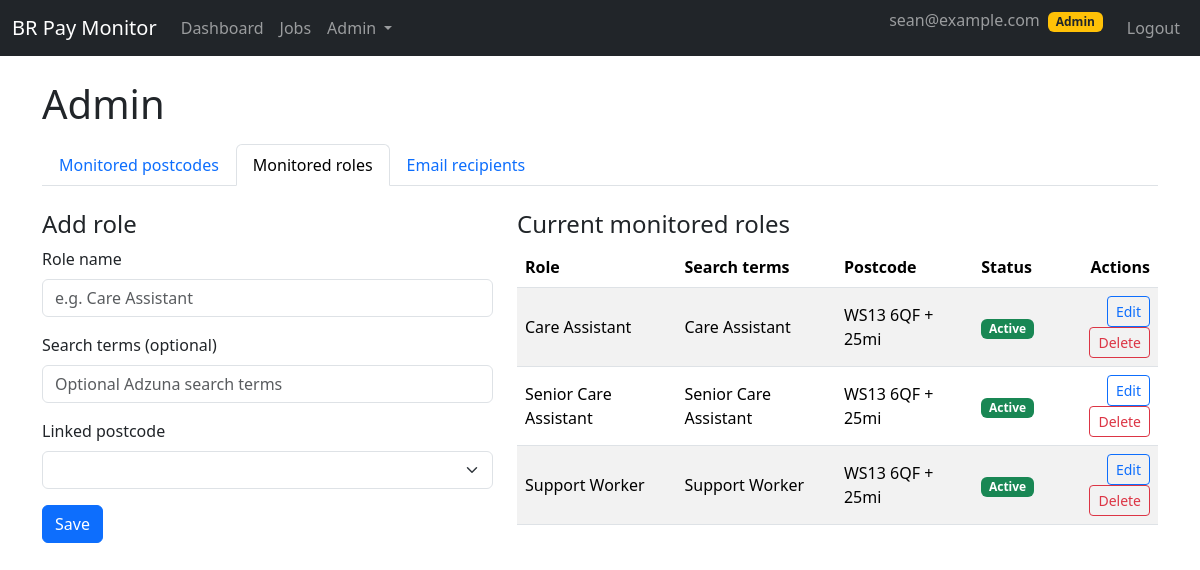
The page /admin/roles (signed in) on the database as committed earlier.
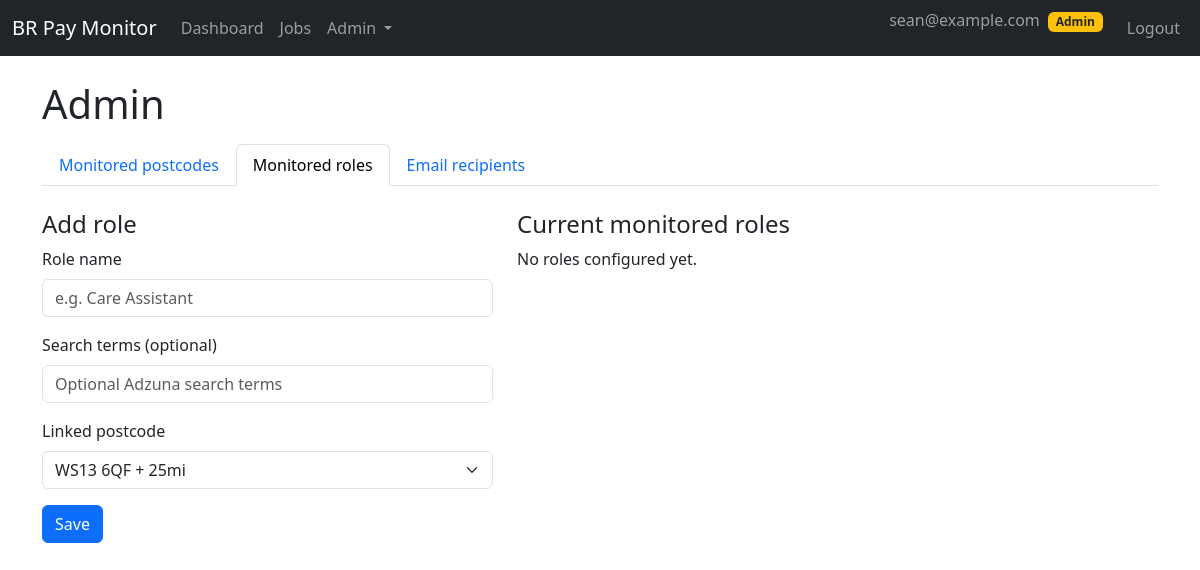
The same page on the database as committed later.
### br_pay_monitor/models.py (models this page shows, shortened)
class User(UserMixin, db.Model):
    __tablename__ = "users"
    id = db.Column(db.Integer, primary_key=True)
    email = db.Column(db.String(255), unique=True, index=True, nullable=False)
    password_hash = db.Column(db.String(255), nullable=False)
    is_admin = db.Column(db.Boolean, default=False, nullable=False)
    is_active = db.Column(db.Boolean, default=True, nullable=False)
    brand_id = db.Column(db.Integer, db.ForeignKey("brands.id"), nullable=True)
    brand = db.relationship("Brand", backref=db.backref("users", lazy="dynamic"))
    created_at = db.Column(db.DateTime, default=datetime.utcnow, nullable=False)

class MonitoredRole(db.Model):
    __tablename__ = "monitored_roles"
    id = db.Column(db.Integer, primary_key=True)
    brand_id = db.Column(db.Integer, db.ForeignKey("brands.id"), nullable=False)
    brand = db.relationship(
        "Brand", backref=db.backref("roles", lazy="dynamic")
    )
    postcode_id = db.Column(
        db.Integer, db.ForeignKey("monitored_postcodes.id"), nullable=True
    )
    postcode = db.relationship(
        "MonitoredPostcode", backref=db.backref("roles", lazy="dynamic")
    )
    name = db.Column(db.String(128), nullable=False)
    search_terms = db.Column(db.Text, nullable=True)
    is_active = db.Column(db.Boolean, default=True, nullable=False)

class MonitoredPostcode(db.Model):
    __tablename__ = "monitored_postcodes"
    id = db.Column(db.Integer, primary_key=True)
    brand_id = db.Column(db.Integer, db.ForeignKey("brands.id"), nullable=False)
    brand = db.relationship(
        "Brand", backref=db.backref("postcodes", lazy="dynamic")
    )
    postcode = db.Column(db.String(16), nullable=False, index=True)
    radius_miles = db.Column(db.Float, default=25.0, nullable=False)
    display_name = db.Column(db.String(128), nullable=True)
    is_active = db.Column(db.Boolean, default=True, nullable=False)
    created_at = db.Column(db.DateTime, default=datetime.utcnow, nullable=False)

### br_pay_monitor/blueprints/admin/routes.py (the view, shortened to what this page needs)
@bp.route("/roles", methods=["GET", "POST"])
@login_required
def roles():
    _require_admin()
    brand = _current_brand()
    postcodes = (
        MonitoredPostcode.query.filter_by(brand_id=brand.id, is_active=True)
        .order_by(MonitoredPostcode.postcode.asc())
        .all()
    )
    form = MonitoredRoleForm()
    form.postcode_id.choices = [(pc.id, pc.display_name or pc.postcode) for pc in postcodes]
    roles = (
        MonitoredRole.query.filter_by(brand_id=brand.id)
        .order_by(MonitoredRole.is_active.desc(), MonitoredRole.name.asc())
        .all()
    )
    return render_template(
        "admin/roles.html",
        form=form,
        roles=roles,
        postcodes=postcodes,
        brand=brand,
    )

### br_pay_monitor/blueprints/admin/forms.py
class MonitoredRoleForm(FlaskForm):
    name = StringField("Role name", validators=[DataRequired()])
    search_terms = StringField("Search terms (optional)")
    postcode_id = SelectField(
        "Linked postcode",
        coerce=int,
        validators=[DataRequired()],
    )
    submit = SubmitField("Save")

### br_pay_monitor/blueprints/admin/routes.py (called while the page is built)
def _require_admin():
    if not current_user.is_authenticated:
        abort(401)
    if not current_user.is_admin:
        abort(403)

def _current_brand() -> Brand:
    return current_user.brand or Brand.get_default_brand()

### br_pay_monitor/templates/admin/roles.html (shortened to what this page needs)
{% extends "base.html" %}
{% block content %}
<h1 class="mb-3">Admin</h1>
<ul class="nav nav-tabs mb-4">
  <li class="nav-item">
    <a class="nav-link" href="{{ url_for('admin.postcodes') }}">Monitored postcodes</a>
  </li>
  <li class="nav-item">
    <a class="nav-link active" href="{{ url_for('admin.roles') }}">Monitored roles</a>
  </li>
  <li class="nav-item">
    <a class="nav-link" href="{{ url_for('admin.recipients') }}">Email recipients</a>
  </li>
</ul>
<div class="row">
  <div class="col-md-5">
    <h4>Add role</h4>
    <form method="post" class="mb-4">
      <div class="mb-3">
        {{ form.name.label(class="form-label") }}
        {{ form.name(class="form-control", placeholder="e.g. Care Assistant") }}
      </div>
      <div class="mb-3">
        {{ form.search_terms.label(class="form-label") }}
        {{ form.search_terms(class="form-control", placeholder="Optional Adzuna search terms") }}
      </div>
      <div class="mb-3">
        {{ form.postcode_id.label(class="form-label") }}
        {{ form.postcode_id(class="form-select") }}
      </div>
      {{ form.submit(class="btn btn-primary") }}
    </form>
  </div>
  <div class="col-md-7">
    <h4>Current monitored roles</h4>
    {% if roles %}
      <table class="table table-striped align-middle">
        <thead>
          <tr>
            <th>Role</th>
            <th>Search terms</th>
            <th>Postcode</th>
            <th>Status</th>
            <th class="text-end">Actions</th>
          </tr>
        </thead>
        <tbody>
          {% for r in roles %}
          <tr>
            <td>{{ r.name }}</td>
            <td>{{ r.search_terms }}</td>
            <td>
              {% if r.postcode %}
                {{ r.postcode.display_name or r.postcode.postcode }}
              {% else %}
                <span class="text-muted">None</span>
              {% endif %}
            </td>
            <td>
              {% if r.is_active %}
                <span class="badge bg-success">Active</span>
              {% else %}
                <span class="badge bg-secondary">Inactive</span>
              {% endif %}
            </td>
            <td class="text-end">
              <a href="{{ url_for('admin.edit_role', role_id=r.id) }}"
                 class="btn btn-sm btn-outline-primary">
                Edit
              </a>
              <form method="post"
                    action="{{ url_for('admin.delete_role', role_id=r.id) }}"
                    class="d-inline"
                    onsubmit="return confirm('Delete this role? This may affect future scrapes.');">
                <button type="submit" class="btn btn-sm btn-outline-danger">
                  Delete
                </button>
              </form>
            </td>
          </tr>
          {% endfor %}
        </tbody>
      </table>
    {% else %}
      <p>No roles configured yet.</p>
    {% endif %}
  </div>
</div>
{% endblock %}

### br_pay_monitor/templates/base.html (shortened to what this page needs)
<!doctype html>
<html lang="en">
  <head>
    <link
      href="https://cdn.jsdelivr.net/npm/bootstrap@5.3.3/dist/css/bootstrap.min.css"
      rel="stylesheet"
    >
  </head>
  <body>
    <nav class="navbar navbar-expand-lg navbar-dark bg-dark mb-4">
      <div class="container-fluid">
        <a class="navbar-brand" href="{{ url_for('dashboard.index') }}">BR Pay Monitor</a>
        <div class="collapse navbar-collapse" id="navbarNav">
          <ul class="navbar-nav me-auto">
            {% if current_user.is_authenticated %}
            <li class="nav-item">
              <a class="nav-link" href="{{ url_for('dashboard.index') }}">Dashboard</a>
            </li>
            <li class="nav-item">
              <a class="nav-link" href="{{ url_for('dashboard.jobs') }}">Jobs</a>
            </li>
            {% if current_user.is_admin %}
            <li class="nav-item dropdown">
              <a class="nav-link dropdown-toggle"
                 href="#"
                 role="button"
                 data-bs-toggle="dropdown"
                 aria-expanded="false">
                Admin
              </a>
            </li>
            {% endif %}
            {% endif %}
          </ul>
          <ul class="navbar-nav">
            {% if current_user.is_authenticated %}
            <li class="nav-item">
              <span class="navbar-text me-3">
                {{ current_user.email }}
                {% if current_user.is_admin %}
                  <span class="badge bg-warning text-dark ms-1">Admin</span>
                {% endif %}
              </span>
            </li>
            <li class="nav-item">
              <a class="nav-link" href="{{ url_for('auth.logout') }}">Logout</a>
            </li>
            {% else %}
            <li class="nav-item">
              <a class="nav-link" href="{{ url_for('auth.login') }}">Login</a>
            </li>
            {% endif %}
          </ul>
        </div>
      </div>
    </nav>
    <main class="container">
      {% block content %}{% endblock %}
    </main>
  </body>
</html>

Rows that differ between the two databases and show on the page:
removed MonitoredRole: name "Care Assistant", search_terms "Care Assistant", postcode "WS13 6QF + 25mi", is_active "Active"
removed MonitoredRole: name "Senior Care Assistant", search_terms "Senior Care Assistant", postcode "WS13 6QF + 25mi", is_active "Active"
removed MonitoredRole: name "Support Worker", search_terms "Support Worker", postcode "WS13 6QF + 25mi", is_active "Active"
Other text that changed with them:
form field postcode_id: (not shown) → "WS13 6QF + 25mi"
text no longer shown: "Role Search terms Postcode Status Actions"
text now shown: "No roles configured yet."
